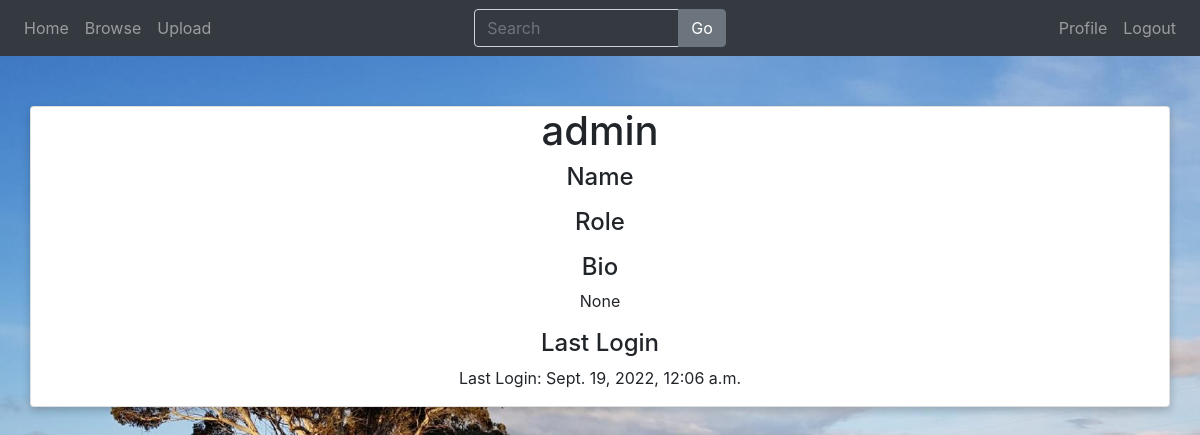
Before: /profile/1/ (signed in) with the older database file.
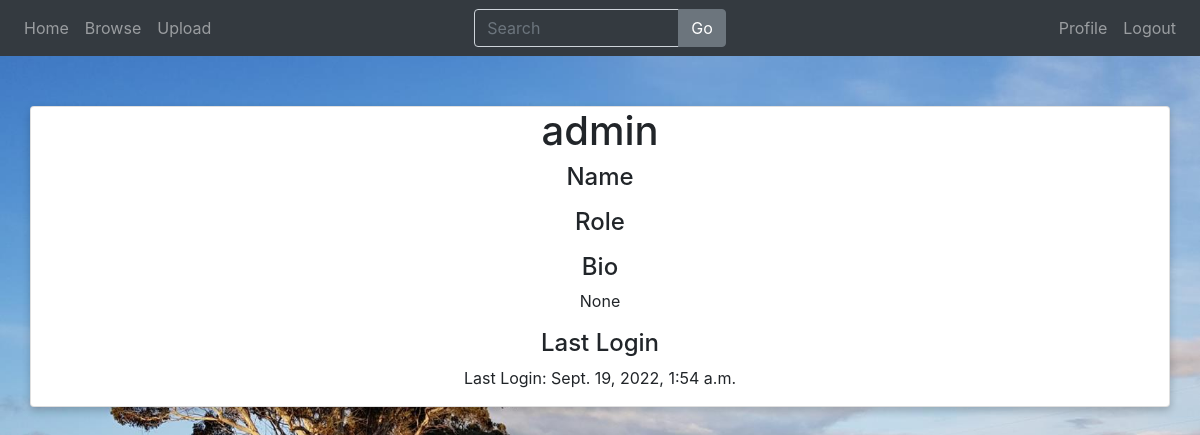
After: the same page with the newer database file.
### accounts/models.py (models this page shows)
class User(AbstractUser):
    email = models.EmailField(unique=True)
    role = models.ForeignKey(Role, on_delete=models.SET_NULL, null=True)
    bio = models.TextField(null=True, blank=True)
    REQUIRED_FIELDS = []

### core/views.py (the view)
# urls.py: path('profile/<str:pk>/', views.viewProfile, name="profile"),
@login_required(login_url='accounts/login')
def viewProfile(request, pk):
    user = User.objects.get(id=pk)
    context = {'user': user}
    return render(request, 'core/profile.html', context)

### core/templates/core/profile.html (shortened to what this page needs)
{% extends 'main.html' %}
{% block content %}
<div class="container card shadowed" style="margin-top: 50px; text-align: center;">
    <div>
        <h1>{{ user.username }}</h1>
    </div>
    <div>
        <h4>Name</h4>
        <h4>Role</h4>
        <h4>Bio</h4>
        <p>{{ user.bio }}</p>
        <h4>Last Login</h4>
        <p>Last Login: {{ user.last_login }}</p>
    </div>
</div>
{% endblock content %}

Changed rows visible on the page:
changed User "admin": last_login "Sept. 19, 2022, 12:06 a.m." → "Sept. 19, 2022, 1:54 a.m."
